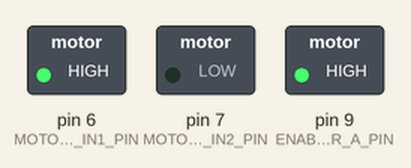
Recording of a sketch running on a simulated Arduino Uno, built with avr-gcc and run on an emulated ATmega328P. Parts: switched loads named in the sketch (green lamp = pin HIGH).

Above: at 0.1 s.
Timing chart, 0 to 1.6 s (numbered marks = the images above):
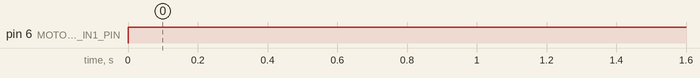

The sketch:

motor.ino
```cpp
const int ENABLE_MOTOR_A_PIN = 9;
const int MOTOR_A_IN1_PIN = 6;
const int MOTOR_A_IN2_PIN = 7;


void setup() {
  // put your setup code here, to run once:
  pinMode(ENABLE_MOTOR_A_PIN, OUTPUT);
  pinMode(MOTOR_A_IN1_PIN, OUTPUT);
  pinMode(MOTOR_A_IN2_PIN, OUTPUT);

  // set up initial rotation direction

  analogWrite(ENABLE_MOTOR_A_PIN, 1000);
}

void loop() {
  // put your main code here, to run repeatedly:
  digitalWrite(MOTOR_A_IN1_PIN, HIGH);
  digitalWrite(MOTOR_A_IN2_PIN, LOW);
}
```

Measured:
- by itself, pin 6 (MOTOR_A_IN1_PIN): LOW → HIGH at 0.00 s
